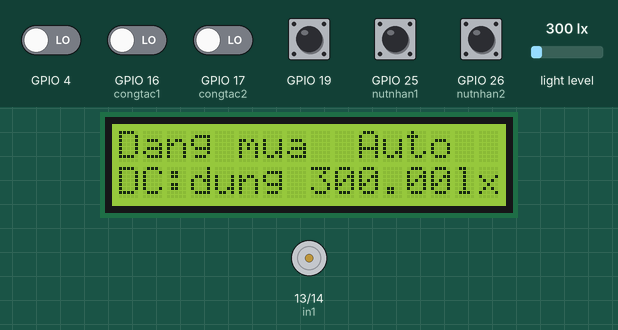
A sketch run on a simulated ESP32. Parts: 16×2 character LCD, motor-driver pin pairs drawn as motors (green arrow = first pin HIGH = forward, orange = second pin HIGH = backward, longer = more drive). The test bench sets the inputs (shaded band); at power-on: GPIO 19, GPIO 25 (nutnhan1), GPIO 26 (nutnhan2) HIGH, GPIO 4, GPIO 16 (congtac1), GPIO 17 (congtac2) LOW, light level 300 lx. WiFi joins after 1.5 s; servers stay silent unless stated; what the sketch prints to the serial monitor is not drawn.

Above: at 2.9 s.
3.0 s: GPIO 17 (congtac2) driven HIGH
At 4.2 s:
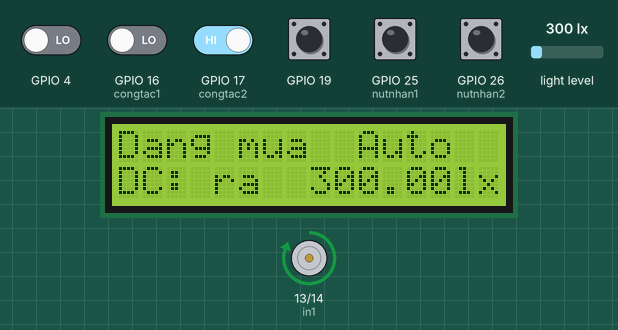
5.2 s: GPIO 19 pulled LOW for 0.75 s
At 7.7 s:
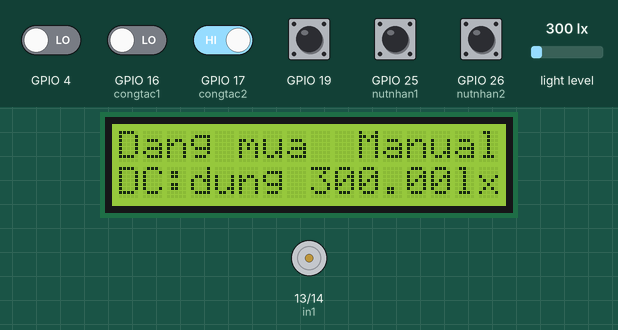
8.0 s: GPIO 4 driven HIGH
At 9.9 s:
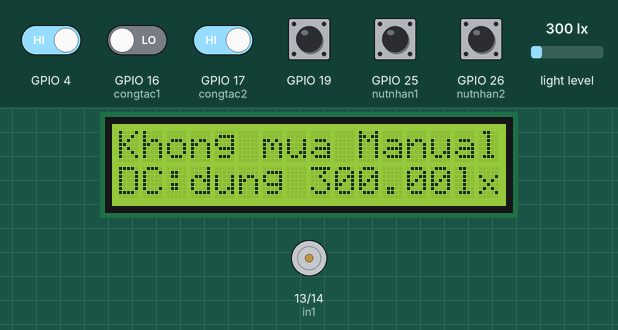
10.2 s: GPIO 25 (nutnhan1) pulled LOW for 0.75 s
At 11.2 s:
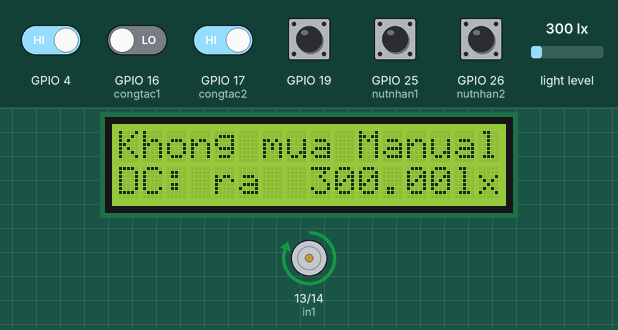
12.9 s: GPIO 19 pulled LOW for 1 s
At 14.6 s:
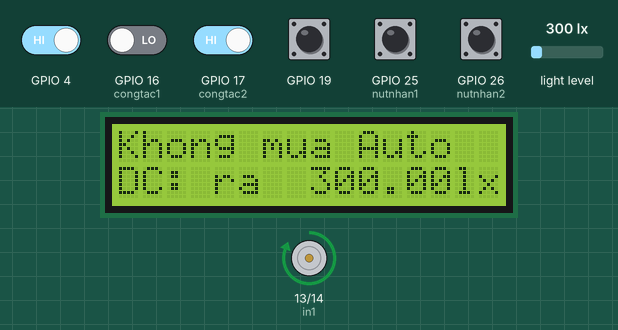
15.4 s: light level set to 218 lx
At 17.2 s:
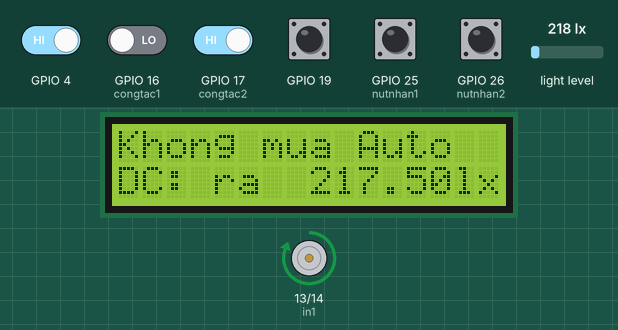
17.5 s: light level set to 180 lx
Timing chart, 0 to 20.5 s (numbered marks = the images above; inputs shaded):
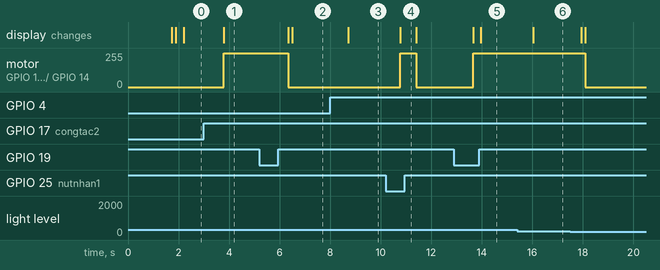

The sketch:

Code.ino
```cpp
/*
 * Kết nối:
 *        CB Mưa          Arduino
 *         VCC              5V
 *         GND              GND
 *         D0               4
 *
 *         CB nắng
 *         SCL            22
 *         SDA            21
 *
 *         LCD
 *         SCL            22
 *         SDA            21
 *
 *         dong co
 *         in1            13
 *         in2            14
 *
 *         cong tac hanh trinh
 *         cong tac 1       16
 *         cong tac 2       17
 *
 *         Nut nhan
 *         mode           19
 *         Tiến           25
 *         Lùi            26
 */


#include <Wire.h>
#include <LiquidCrystal_I2C.h>
#include <BH1750.h>
LiquidCrystal_I2C lcd(0x27, 16, 2);
BH1750 lightMeter;

#include <WiFi.h>
#include "FirebaseESP32.h"
#include <ArduinoJson.h>
#define WIFI_SSID "PHONG PHU"
#define WIFI_PASSWORD "lamtruong"

#define FIREBASE_HOST "project-2-38914-default-rtdb.firebaseio.com"
#define FIREBASE_AUTH "F1LteIln4RVnIGMIqrh9KvsbavJd82yEHXtyM9p5"
FirebaseData firebaseData;
String path="/";
FirebaseJson json;

int in1=13;
int in2=14;

int congtac1 = 16; //công tac trong
int congtac2 = 17;


int Mode=1;
int nutnhan1=25;
int nutnhan2=26;

int value;
int giatri1;
int giatri2;
float lux;

void setup() {
  lcd.init();
  lcd.backlight();
  Serial.begin(115200);
  Wire.begin();
  lightMeter.begin();
  pinMode(in1, OUTPUT);
  pinMode(in2, OUTPUT);
  pinMode(congtac1, INPUT);
  pinMode(congtac2, INPUT);
  pinMode(19, INPUT_PULLUP);
  pinMode(nutnhan1,INPUT_PULLUP);
  pinMode(nutnhan2,INPUT_PULLUP);
  WiFi.begin(WIFI_SSID, WIFI_PASSWORD);
  while (WiFi.status() != WL_CONNECTED) {
    Serial.print(".");
    delay(500);
  }
  Firebase.begin(FIREBASE_HOST, FIREBASE_AUTH);
  Firebase.reconnectWiFi(true);
  if (!Firebase.beginStream(firebaseData, path))
   {
     Serial.println("REASON: " + firebaseData.errorReason());
     Serial.println();
   }
  Serial.print("connected with IP: ");
  Serial.println(WiFi.localIP());
  Serial.println();
}

///////////////////////////////////

void tien(){
  digitalWrite(in1,HIGH);
  digitalWrite(in2,LOW);
  lcd.setCursor(0, 1);
  lcd.print("DC: ra  ");
  Firebase.setString(firebaseData, path + "/Trang thai dong co", "đang chay ra");
  }
 void lui(){
  digitalWrite(in1,LOW);
  digitalWrite(in2,HIGH);
  lcd.setCursor(0, 1);
  lcd.print("DC: vao ");
  Firebase.setString(firebaseData, path + "/Trang thai dong co", "đang chay vao");
  }
 void dung(){
  digitalWrite(in1,LOW);
  digitalWrite(in2,LOW);
  lcd.setCursor(0, 1);
  lcd.print("DC:dung");
  Firebase.setString(firebaseData, path + "/Trang thai dong co", "dung");
  }

/////////////////////////////////////

void Auto(){
  value = digitalRead(4);
  lux = lightMeter.readLightLevel();
  giatri1 = digitalRead(congtac1); // Đọc tín hiệu từ chân số
  giatri2 = digitalRead(congtac2); // Đọc tín hiệu từ chân số
  Serial.print("GIA TRI NHAN DUOC: ");
  Serial.println(giatri1);
  Serial.println(giatri2);
  lcd.setCursor(8, 1);
  lcd.print(lux);
  lcd.print("lx  ");
  Firebase.setFloat(firebaseData, path + "/Cam bien cuong do sang", lux);
if (value == HIGH) { // Cảm biến đang không mưa
    lcd.setCursor(0, 0);
    lcd.print("Khong mua");
    if (lux > 200 && giatri2 == 1) {
          tien();
          }
      else if (lux < 200 && giatri1 == 1) {
          lui();
          }
      else {dung();}

    Firebase.setString(firebaseData, path + "/Cam bien mua", "No Rain");
  } else {      /// có mưa
//    lcd.clear();
    lcd.setCursor(0, 0);
    lcd.print("Dang mua ");
    if (giatri2 == 1){
       tien ();
    }
      else {
     dung();
    }
    Firebase.setString(firebaseData, path + "/Cam bien mua", "Rain");
  }

}

/////////////////////////////////////////
void Manual(){
  int trangthainut1=digitalRead(nutnhan1);
  int trangthainut2=digitalRead(nutnhan2);
  value = digitalRead(4);
  lux = lightMeter.readLightLevel();
  giatri1 = digitalRead(congtac1); // Đọc tín hiệu từ chân số
  giatri2 = digitalRead(congtac2); // Đọc tín hiệu từ chân số
  Serial.print("GIA TRI NHAN DUOC: ");
  Serial.print(giatri1);
  Serial.println(giatri2);
  lcd.setCursor(8, 1);
  lcd.print(lux);
  lcd.print("lx  ");
  Firebase.setFloat(firebaseData, path + "/Cam bien cuong do sang", lux);
  if (value == HIGH) { // Cảm biến đang không mưa
    lcd.setCursor(0, 0);
    lcd.print("Khong mua");
    Firebase.setString(firebaseData, path + "/Cam bien mua", "No Rain");
  } else {
    lcd.setCursor(0, 0);
    lcd.print("Dang mua ");
    Firebase.setString(firebaseData, path + "/Cam bien mua", "Rain");
  }
if  (trangthainut1 == 0 && trangthainut2 !=0 && giatri2 == 1 ){
    tien();
    }
else if  (trangthainut1 != 0 && trangthainut2 ==0 && giatri1 == 1){
    lui();
    }
else
    dung();
}

////////////////////////////////////////////

void loop() {
  int nutnhan = digitalRead(19);

      if (nutnhan ==0)
        {
         delay (500);
          if (nutnhan ==0){
          Mode = Mode + 1;
            if(Mode > 2){
                Mode=1;
       }
         Serial.print("Mode: ");
         Serial.println(Mode);

          }
        }
      if (Mode == 1)
        {
            Auto();
            lcd.setCursor(10, 0);
            lcd.print("Auto  ");
            Firebase.setString(firebaseData, path + "/Che do", "Auto");
        }
      if (Mode == 2)
        {
            Manual();
            lcd.setCursor(10, 0);
            lcd.print("Manual");
            Firebase.setString(firebaseData, path + "/Che do", "Manual");
        }
}
```

Measured:
- after the input at 3.0 s, motor on GPIO 13 (in1) / GPIO 14 (in2): stopped → forward 255/255 after 0.79 s; the display: changes after 0.79 s (image 1)
- after the input at 5.2 s, motor on GPIO 13 (in1) / GPIO 14 (in2): forward 255/255 → stopped after 1.1 s; the display: first changes after 1.1 s (image 2 shows a later state)
- after the input at 8.0 s, the display: changes after 0.72 s (image 3)
- after the input at 10.2 s, motor on GPIO 13 (in1) / GPIO 14 (in2): stopped → forward 255/255 after 0.57 s, → stopped 0.63 s later; the display: changes after 0.58 s (image 4)
- after the input at 12.9 s, motor on GPIO 13 (in1) / GPIO 14 (in2): stopped → forward 255/255 after 0.75 s; the display: first changes after 0.76 s (image 5 shows a later state)
- after the input at 15.4 s, the display: changes after 0.63 s (image 6)
- after the input at 17.5 s, motor on GPIO 13 (in1) / GPIO 14 (in2): forward 255/255 → stopped after 0.59 s
